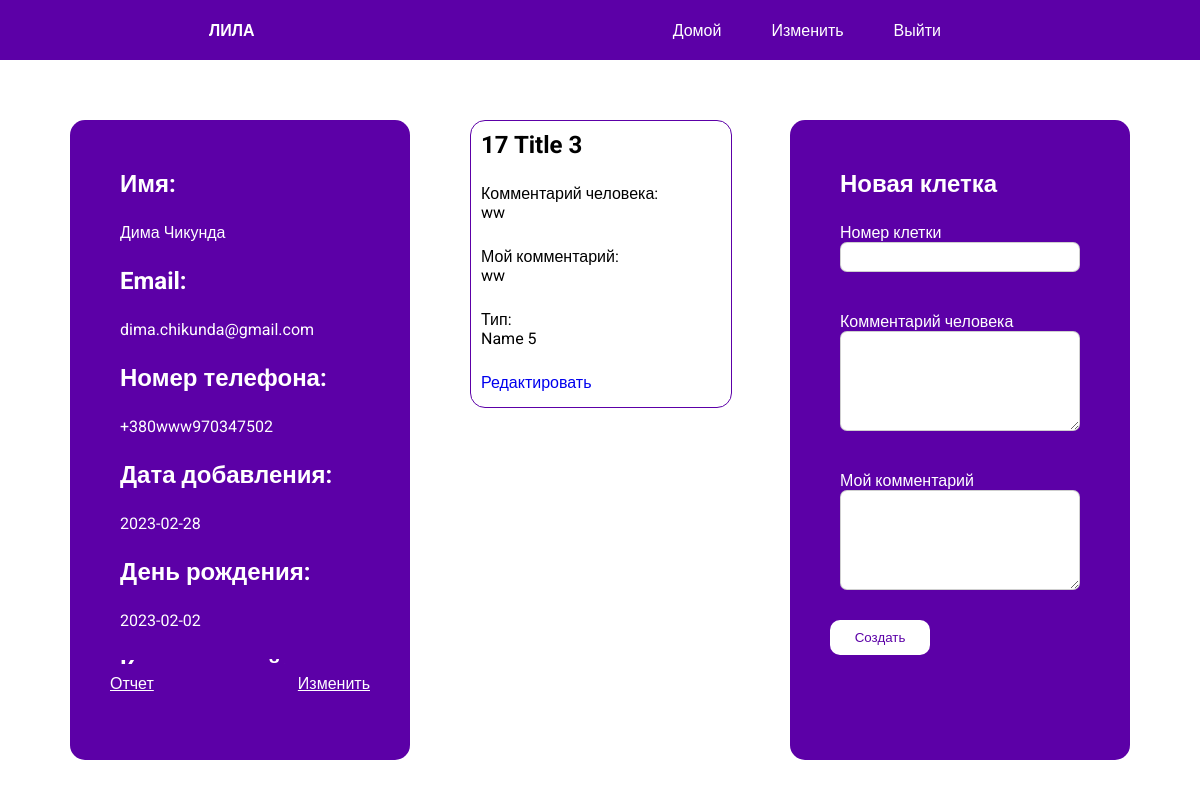
The page /user/30 (signed in) on the database its author committed.
### project/models.py (models this page shows, shortened)
class User(db.Model):
    id = db.Column(db.Integer, primary_key=True)
    name = db.Column(db.String(64))
    email = db.Column(db.String(64), unique=True)
    phone = db.Column(db.String(64), unique=True)
    date = db.Column(db.Date)
    birthday = db.Column(db.Date)
    additional_comment = db.Column(db.String(64))
    game = db.relationship('Game', backref='Game.user_id', cascade="all, delete")

class Game(db.Model):
    id = db.Column(db.Integer, primary_key=True)
    user_comment = db.Column(db.String(250))
    personal_comment = db.Column(db.String(250))
    cell_id = db.Column(db.Integer, db.ForeignKey('cell.id'))
    cell = db.relationship("Cell", backref="cells")
    user_id = db.Column(db.Integer, db.ForeignKey('user.id'))
    user = db.relationship("User", backref="users")

class Cell(db.Model):
    id = db.Column(db.Integer, primary_key=True)
    title = db.Column(db.String(250))
    description = db.Column(db.String(250))
    cell = db.relationship('Game', backref='Game.cell_id', primaryjoin='Cell.id==Game.cell_id', lazy='dynamic')
    type_id = db.Column(db.Integer, db.ForeignKey('type.id'))
    type = db.relationship("Type", backref="cells")

class Type(db.Model):
    id = db.Column(db.Integer, primary_key=True)
    name = db.Column(db.String(250))
    description = db.Column(db.String(250))
    cell = db.relationship('Cell', backref='Cell.type_id', primaryjoin='Type.id==Cell.type_id', lazy='dynamic')

### project/routes.py (the view, shortened to what this page needs)
@app.route('/user/<id>', methods=['GET', 'POST'])
@login_required
def user(id):
    user = User.query.filter_by(id=id).first()
    add_user_form = AddUserForm()
    add_game_form = AddGameForm()
    games = Game.query.filter_by(user_id=user.id).all()
    return render_template('user.html', user=user, add_game_form=add_game_form, add_user_form=add_user_form,
                           games=games)

### project/forms.py (shortened to what this page needs)
class AddUserForm(FlaskForm):
    name = StringField('Имя', validators=[DataRequired()])
    email = EmailField('Email', validators=[Optional()])
    phone = StringField('Phone', validators=[Optional()])
    birthday = DateField('Birthday', validators=[Optional()])
    comment = StringField('Comment')
    submit = SubmitField('Save')

class AddGameForm(FlaskForm):
    cell_id = StringField('Номер клетки', validators=[DataRequired()])
    user_comment = TextAreaField('Комментарий человека')
    my_comment = TextAreaField('Мой комментарий')
    submit = SubmitField('Создать')

### project/models.py (called while the page is built)
@login.user_loader
def load_user(id):
    return Admin.query.get(int(id))

### project/templates/user.html (shortened to what this page needs)
<link rel="stylesheet" href="/static/css/user.css">
{% extends 'base.html' %}
{% block content %}
<div class="current_user_block">
    <aside class="user">
        <div class = 'user_info_block' id="">
            <div class="user_info">
                <div class="part">
                    <div>
                        <h1>Имя:</h1>
                        <p>{{ user.name }}</p>
                    </div>
                </div>
                <div class="part">
                    <h1>Email:</h1>
                    <p>{{ user.email }}</p>
                </div>
                <div class="part">
                    <h1>Номер телефона:</h1>
                    <p>{{ user.phone }}</p>
                </div>
                <div class="part">
                    <h1>Дата добавления:</h1>
                    <p>{{ user.date }}</p>
                </div>
                <div class="part">
                    <h1>День рождения:</h1>
                    <p>{{ user.birthday }}</p>
                </div>
                <div class="part">
                    <h1>Комментарий:</h1>
                </div>
            </div>
            <div class="info_footer">
                <a href="" class="link">Отчет</a>
                <span class="change link">Изменить</span>
            </div>
        </div>
    </aside>
    <aside class="users_cells">
            {%for game in games%}
            {% include '_game.html' %}
            {% endfor %}
    </aside>
    <aside class="add_game">
        <form action="", method="post">
            <h1>Новая клетка</h1>
            <p>
                {{add_game_form.cell_id.label}}
                {{add_game_form.cell_id(class='field')}}
            </p>
            <p>
                {{add_game_form.user_comment.label}}
                {{add_game_form.user_comment(class='text_field')}}
            </p>
            <p>
                {{add_game_form.my_comment.label}}
                {{add_game_form.my_comment(class='text_field')}}
            </p>
            {{add_game_form.submit(class='button')}}
        </form>
    </aside>
</div>
{% endblock %}

### project/templates/_game.html (shortened to what this page needs)
<link rel="stylesheet" href="/static/css/_game.css">
<div class="game" id="">
    <div class="info" id = 'show'>
            <h1>{{game.cell.id}} {{game.cell.title}}</h1>
        <p>
            <span>Комментарий человека:</span>
            <span>{{game.user_comment}}</span>
        </p>
        <p>
            <span>Мой комментарий:</span>
            <span>{{game.personal_comment}}</span>
        </p>
        <p>
            <span>Тип:</span>
            <span>
                {% if game.cell%}
                {{game.cell.type.name}}
                {% endif %}
            </span>
        </p>
    </div>
    <p>
        <a href="{{url_for('edit_game', id=game.id)}}" class="">Редактировать</a>
    </p>
</div>

### project/static/css/user.css (style rules this page uses)
.current_user_block { display: flex; justify-content: space-around; width: 90%; margin: 0px auto; margin-top: 50px; }
.user_info_block { height: 90%; }
aside { width: 33%; height: 70vh; border-radius: 15px; padding: 40px; margin: 10px; }
.add_game { background-color: rgb(92, 0, 167); color: white; }
.user { display: flex; flex-direction: column; justify-content: space-between; background-color: rgb(92, 0, 167); color: white; }
.user_info { overflow-y: scroll; height: 100%; display: flex; flex-direction: column; justify-content: space-evenly; }
.users_cells { overflow-y: scroll; overflow-x: hidden; word-break: break-all; padding-top: 0px; }
.button { display: block; height: 35px; width: 100px; margin-right: 25px; background-color: rgb(255, 255, 255); border: 1px solid rgba(128, 128, 128, 0); border-radius: 10px; color: rgb(92, 0, 167); }
.field { height: 30px; width: 100%; border: 1px solid rgba(128, 128, 128, 0.382); border-radius: 7px; padding-left: 10px; margin-bottom: 15px; }
.text_field { min-height: 100px; max-height: 200px; width: 100%; max-width: 100%; border: 1px solid rgba(128, 128, 128, 0.382); border-radius: 7px; padding-left: 10px; margin-bottom: 15px; }
.link { cursor: pointer; display: block; margin-top: 10px; color: white; text-decoration: underline; }
.change { cursor: pointer; }
.info_footer { display: flex; justify-content: space-between; }

### project/static/css/base.css (style rules this page uses)
* { padding: 0px; margin: 0px; font-family: 'Roboto', sans-serif; text-decoration: none; }

### project/static/css/_game.css (style rules this page uses)
.game { width: 100%; border: 1px solid rgb(92, 0, 167); border-radius: 15px; margin-bottom: 15px; }
p, h1 { display: flex; flex-direction: column; margin-bottom: 5px; padding: 10px; }
#show { display: block; }

### rows shown on the page
User: name "Дима Чикунда", email "dima.chikunda@gmail.com", phone "+380www970347502", date "2023-02-28", birthday "2023-02-02"
Game: cell.id "17", cell "Title 3", user_comment "ww", personal_comment "ww", cell.type.name "Name 5"

### other values the page prints
{{ add_game_form.cell_id.label }} "Номер клетки"
{{ add_game_form.user_comment.label }} "Комментарий человека"
{{ add_game_form.my_comment.label }} "Мой комментарий"
